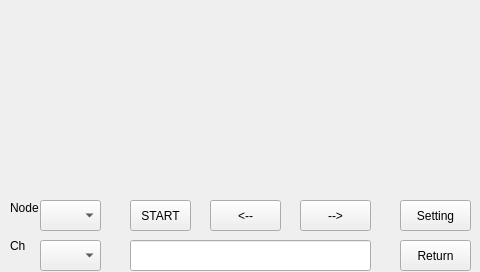
<?xml version="1.0" encoding="UTF-8"?>
<ui version="4.0">
 <class>TemperatureWin</class>
 <widget class="QWidget" name="TemperatureWin">
  <property name="windowModality">
   <enum>Qt::NonModal</enum>
  </property>
  <property name="enabled">
   <bool>true</bool>
  </property>
  <property name="geometry">
   <rect>
    <x>0</x>
    <y>0</y>
    <width>480</width>
    <height>272</height>
   </rect>
  </property>
  <property name="windowTitle">
   <string>TemperatureWin</string>
  </property>
  <widget class="QPushButton" name="returnButton">
   <property name="geometry">
    <rect>
     <x>400</x>
     <y>240</y>
     <width>71</width>
     <height>31</height>
    </rect>
   </property>
   <property name="text">
    <string>Return</string>
   </property>
  </widget>
  <widget class="QLabel" name="label">
   <property name="geometry">
    <rect>
     <x>10</x>
     <y>200</y>
     <width>31</width>
     <height>16</height>
    </rect>
   </property>
   <property name="text">
    <string>Node</string>
   </property>
  </widget>
  <widget class="QComboBox" name="nodeComboBox">
   <property name="geometry">
    <rect>
     <x>40</x>
     <y>200</y>
     <width>61</width>
     <height>31</height>
    </rect>
   </property>
  </widget>
  <widget class="QLabel" name="label_2">
   <property name="geometry">
    <rect>
     <x>10</x>
     <y>240</y>
     <width>54</width>
     <height>12</height>
    </rect>
   </property>
   <property name="text">
    <string>Ch</string>
   </property>
  </widget>
  <widget class="QComboBox" name="chComboBox">
   <property name="geometry">
    <rect>
     <x>40</x>
     <y>240</y>
     <width>61</width>
     <height>31</height>
    </rect>
   </property>
  </widget>
  <widget class="QPushButton" name="startstopButton">
   <property name="geometry">
    <rect>
     <x>130</x>
     <y>200</y>
     <width>61</width>
     <height>31</height>
    </rect>
   </property>
   <property name="text">
    <string>START</string>
   </property>
  </widget>
  <widget class="QPushButton" name="leftButton">
   <property name="geometry">
    <rect>
     <x>210</x>
     <y>200</y>
     <width>71</width>
     <height>31</height>
    </rect>
   </property>
   <property name="text">
    <string>&lt;--</string>
   </property>
   <property name="iconSize">
    <size>
     <width>16</width>
     <height>16</height>
    </size>
   </property>
  </widget>
  <widget class="QPushButton" name="rightButton">
   <property name="geometry">
    <rect>
     <x>300</x>
     <y>200</y>
     <width>71</width>
     <height>31</height>
    </rect>
   </property>
   <property name="text">
    <string>--&gt;</string>
   </property>
  </widget>
  <widget class="QPushButton" name="settingButton">
   <property name="geometry">
    <rect>
     <x>400</x>
     <y>200</y>
     <width>71</width>
     <height>31</height>
    </rect>
   </property>
   <property name="text">
    <string>Setting</string>
   </property>
  </widget>
  <widget class="QLineEdit" name="lineEdit">
   <property name="geometry">
    <rect>
     <x>130</x>
     <y>240</y>
     <width>241</width>
     <height>31</height>
    </rect>
   </property>
  </widget>
 </widget>
 <resources/>
 <connections/>
</ui>
